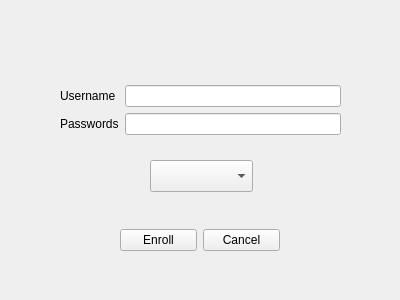
<?xml version="1.0" encoding="UTF-8"?>
<ui version="4.0">
 <class>Enroll</class>
 <widget class="QWidget" name="Enroll">
  <property name="geometry">
   <rect>
    <x>0</x>
    <y>0</y>
    <width>400</width>
    <height>300</height>
   </rect>
  </property>
  <property name="windowTitle">
   <string>Form</string>
  </property>
  <widget class="QWidget" name="gridLayoutWidget">
   <property name="geometry">
    <rect>
     <x>60</x>
     <y>70</y>
     <width>281</width>
     <height>80</height>
    </rect>
   </property>
   <layout class="QGridLayout" name="gridLayout">
    <item row="0" column="0">
     <layout class="QVBoxLayout" name="verticalLayout_2">
      <item>
       <widget class="QLabel" name="label">
        <property name="text">
         <string>Username</string>
        </property>
       </widget>
      </item>
      <item>
       <widget class="QLabel" name="label_2">
        <property name="text">
         <string>Passwords</string>
        </property>
       </widget>
      </item>
     </layout>
    </item>
    <item row="0" column="1">
     <layout class="QVBoxLayout" name="verticalLayout">
      <item>
       <widget class="QLineEdit" name="EnrollWindow_Username_lineEdit">
        <property name="minimumSize">
         <size>
          <width>200</width>
          <height>0</height>
         </size>
        </property>
       </widget>
      </item>
      <item>
       <widget class="QLineEdit" name="EnrollWindow_Passwords_lineEdit"/>
      </item>
     </layout>
    </item>
   </layout>
  </widget>
  <widget class="QWidget" name="horizontalLayoutWidget">
   <property name="geometry">
    <rect>
     <x>120</x>
     <y>200</y>
     <width>160</width>
     <height>80</height>
    </rect>
   </property>
   <layout class="QHBoxLayout" name="horizontalLayout">
    <item>
     <widget class="QPushButton" name="EnrollWindow_enroll_pushButton">
      <property name="text">
       <string>Enroll</string>
      </property>
     </widget>
    </item>
    <item>
     <widget class="QPushButton" name="EnrollWindow_cancel_pushButton">
      <property name="text">
       <string>Cancel</string>
      </property>
     </widget>
    </item>
   </layout>
  </widget>
  <widget class="QComboBox" name="EnrollWindow_UserType_comboBox">
   <property name="geometry">
    <rect>
     <x>150</x>
     <y>160</y>
     <width>103</width>
     <height>32</height>
    </rect>
   </property>
  </widget>
 </widget>
 <resources/>
 <connections/>
</ui>
